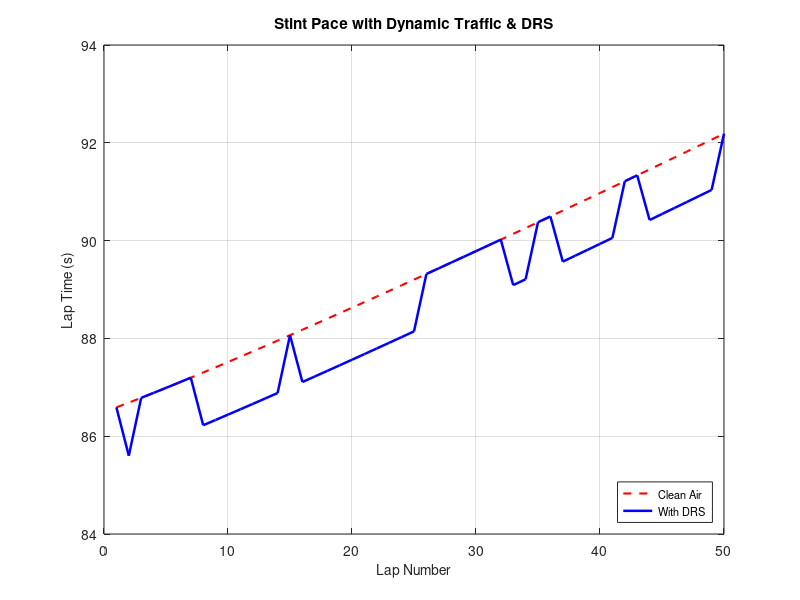

This figure's MATLAB source:
% F1 stint strategy sim - factoring tyre wear, fuel burn, and DRS traffic state
% author: smyan

function lap_times = F1_Strategy_With_DRS()
    clc; close all;

    laps = 50;
    drs_zones = 3;           
    base_drs_gain = 0.35;    % base time saved per zone when flying

    % track baseline pace: non-linear tyre drop vs fuel weight loss
    stint_range = 1:laps;
    base_pace = 90.0 + (stint_range.^1.2 * 0.02) - ((laps - stint_range) * 0.07);

    % traffic / drs loop (stickier than a basic random coin toss)
    drs_vector = zeros(1, laps);
    has_drs = false; 
    
    for i = 1:laps
        if has_drs
            sticky_chance = 0.80; % easy to stay in the train if you're already there
        else
            sticky_chance = 0.35; % hard to catch someone in clean air
        end
        
        has_drs = rand() < sticky_chance;
        
        if has_drs
            % rough aero drag penalty: slower top speed from dead tyres = less drs benefit
            speed_drop_penalty = max(0.85, 1.0 - (base_pace(i) - 90.0) * 0.01);
            drs_vector(i) = drs_zones * base_drs_gain * speed_drop_penalty;
        else
            drs_vector(i) = 0.0;
        end
    end

    % net lap times after applying tactical drs deltas
    lap_times = base_pace - drs_vector;

    % quick plot output for the local directory
    fig = figure('Name', 'Stint Analysis', 'Position', [100, 100, 700, 400]);
    plot(stint_range, base_pace, '--r', 'LineWidth', 1.5, 'DisplayName', 'Clean Air');
    hold on;
    plot(stint_range, lap_times, 'b', 'LineWidth', 1.8, 'DisplayName', 'With DRS');
    
    grid on; box on;
    xlabel('Lap Number', 'FontSize', 10);
    ylabel('Lap Time (s)', 'FontSize', 10);
    title('Stint Pace with Dynamic Traffic & DRS', 'FontSize', 11, 'FontWeight', 'bold');
    legend('Location', 'southeast', 'FontSize', 8);
    
    exportgraphics(fig, 'drs_stint_analysis.png', 'Resolution', 300);
    close(fig);

    % print out quick stats to command window
    fprintf('\n--- sim finished ---\n');
    fprintf('avg clean air pace:  %.2f s\n', mean(base_pace));
    fprintf('avg pace with drs:   %.2f s\n', mean(lap_times));
    fprintf('saved plot as: "drs_stint_analysis.png"\n');
end
